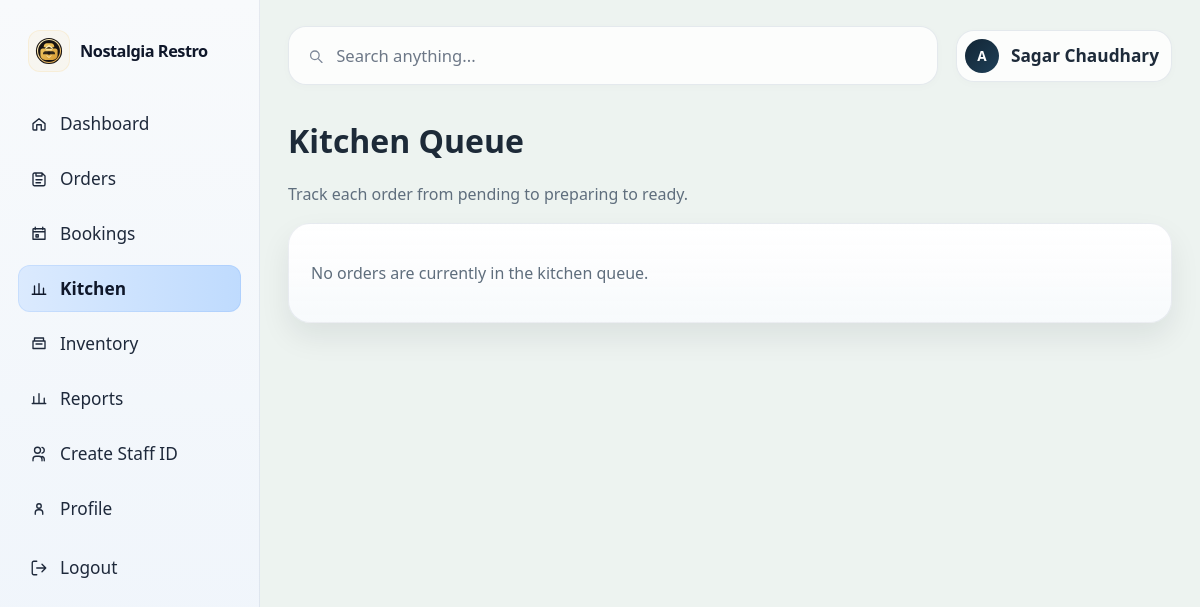
The app's page /kitchen/ (signed in), older data.
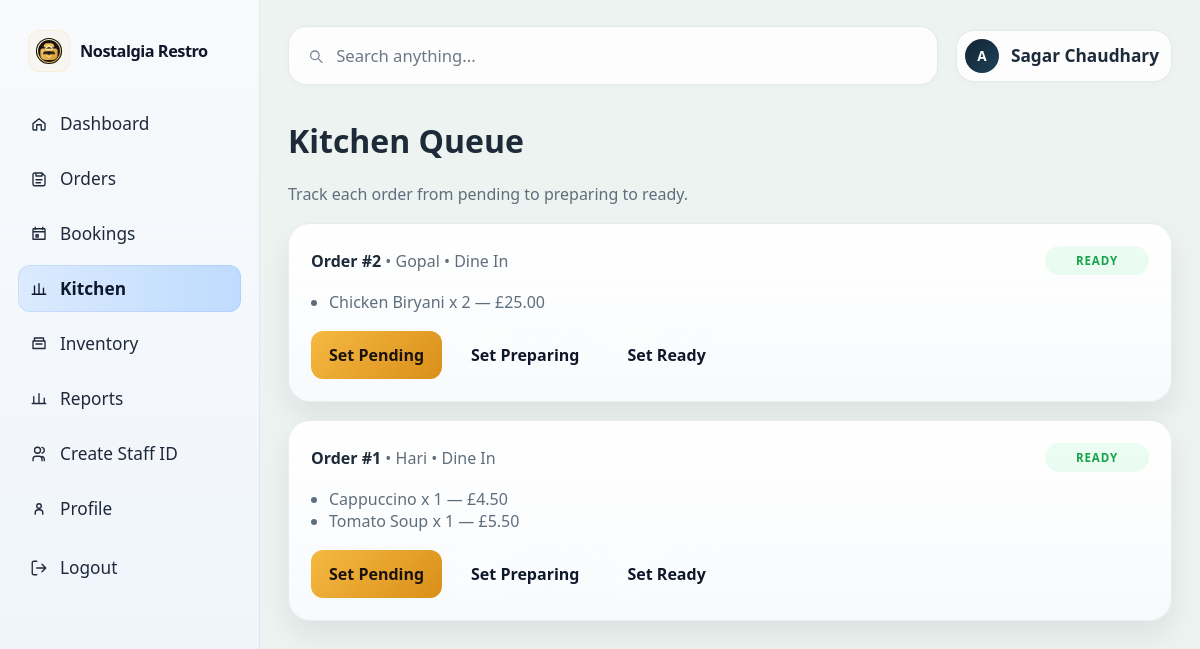
The same page, newer data.
### restaurant/models.py (models this page shows, shortened)
class Order(models.Model):
    ORDER_TYPE_CHOICES = [
        ("dine_in", "Dine In"),
        ("takeaway", "Takeaway"),
    ]
    STATUS_CHOICES = [
        ("pending", "Pending"),
        ("preparing", "Preparing"),
        ("ready", "Ready"),
    ]
    customer_name = models.CharField(max_length=120, default="Walk-in Customer")
    order_type = models.CharField(max_length=20, choices=ORDER_TYPE_CHOICES, default="dine_in")
    table_number = models.PositiveIntegerField(null=True, blank=True)
    status = models.CharField(max_length=20, choices=STATUS_CHOICES, default="pending")
    notes = models.TextField(blank=True)
    created_at = models.DateTimeField(auto_now_add=True)
    total_amount = models.DecimalField(max_digits=10, decimal_places=2, default=0)
    class Meta:
        ordering = ["-created_at"]

class OrderItem(models.Model):
    order = models.ForeignKey(Order, related_name="items", on_delete=models.CASCADE)
    menu_item = models.ForeignKey(MenuItem, on_delete=models.PROTECT)
    quantity = models.PositiveIntegerField(default=1)
    unit_price = models.DecimalField(max_digits=8, decimal_places=2)
    subtotal = models.DecimalField(max_digits=10, decimal_places=2, default=0)

class MenuItem(models.Model):
    CATEGORY_CHOICES = [
        ("indian", "Indian Cuisine"),
        ("nepali", "Nepali Cuisine"),
        ("british", "British Cuisine"),
        ("italian", "Italian Cuisine"),
        ("fast_food", "Fast Food & Starters"),
        ("dessert", "Desserts"),
        ("starter", "Starter"),
        ("main", "Main Course"),
        ("beverage", "Beverage"),
    ]
    name = models.CharField(max_length=100)
    description = models.TextField(blank=True)
    category = models.CharField(max_length=20, choices=CATEGORY_CHOICES, default="main")
    price = models.DecimalField(max_digits=8, decimal_places=2)
    is_available = models.BooleanField(default=True)
    class Meta:
        ordering = ["category", "name"]

### restaurant/views.py (the view)
        def wrapped_view(request, *args, **kwargs):
            if not request.user.is_authenticated:
                return redirect("login")
            if not request.user.is_active:
                return redirect("login")
            if roles and request.user.role not in roles:
                messages.warning(request, "You do not have permission to access that page.")
                return redirect("dashboard")
            return view_func(request, *args, **kwargs)

### restaurant/views.py (called while the page is built, shortened)
def role_required(*roles):
    def decorator(view_func):
        def wrapped_view(request, *args, **kwargs):
            if not request.user.is_authenticated:
                return redirect("login")
            if not request.user.is_active:
                return redirect("login")
            if roles and request.user.role not in roles:
                messages.warning(request, "You do not have permission to access that page.")
                return redirect("dashboard")
            return view_func(request, *args, **kwargs)
        return wrapped_view
    return decorator

@login_required
@role_required("admin", "manager", "kitchen_staff")
def kitchen(request):
    orders = Order.objects.prefetch_related("items__menu_item").order_by("status", "-created_at")
    return render(request, "restaurant/kitchen.html", {"orders": orders})

### restaurant/templates/restaurant/kitchen.html (shortened to what this page needs)
{% extends 'restaurant/base.html' %}
{% block content %}
  <h1>Kitchen Queue</h1>
  <p class="muted">Track each order from pending to preparing to ready.</p>
  {% if orders %}
    {% for order in orders %}
      <div class="section">
        <div style="display: flex; justify-content: space-between; align-items: center; gap: 8px; flex-wrap: wrap;">
          <div>
            <strong>Order #{{ order.pk }}</strong>
            <span class="muted"> • {{ order.customer_name }} • {{ order.get_order_type_display }}</span>
          </div>
          <span class="status-badge status-{{ order.status }}">{{ order.get_status_display }}</span>
        </div>
        <ul style="padding-left: 18px; margin: 16px 0;">
          {% for item in order.items.all %}
            <li>{{ item.menu_item.name }} x {{ item.quantity }} — £{{ item.subtotal }}</li>
          {% endfor %}
        </ul>
        <form method="post">
          <div class="inline-buttons">
            <button type="submit" name="status" value="pending">Set Pending</button>
            <button type="submit" name="status" value="preparing" class="secondary">Set Preparing</button>
            <button type="submit" name="status" value="ready" class="secondary">Set Ready</button>
          </div>
        </form>
      </div>
    {% endfor %}
  {% else %}
    <div class="section">
      <p class="muted">No orders are currently in the kitchen queue.</p>
    </div>
  {% endif %}
{% endblock %}

Row changes from the older to the newer data that the page shows:
added Order: pk "2", customer_name "Gopal", order_type "Dine In", status "READY"
added OrderItem: menu_item.name "Chicken Biryani", quantity "2", subtotal "25.00"
added Order: pk "1", customer_name "Hari", order_type "Dine In", status "READY"
added OrderItem: menu_item.name "Cappuccino", quantity "1", subtotal "4.50"
added OrderItem: menu_item.name "Tomato Soup", quantity "1", subtotal "5.50"
Text that changed along with them:
text no longer shown: "No orders are currently in the kitchen queue."
